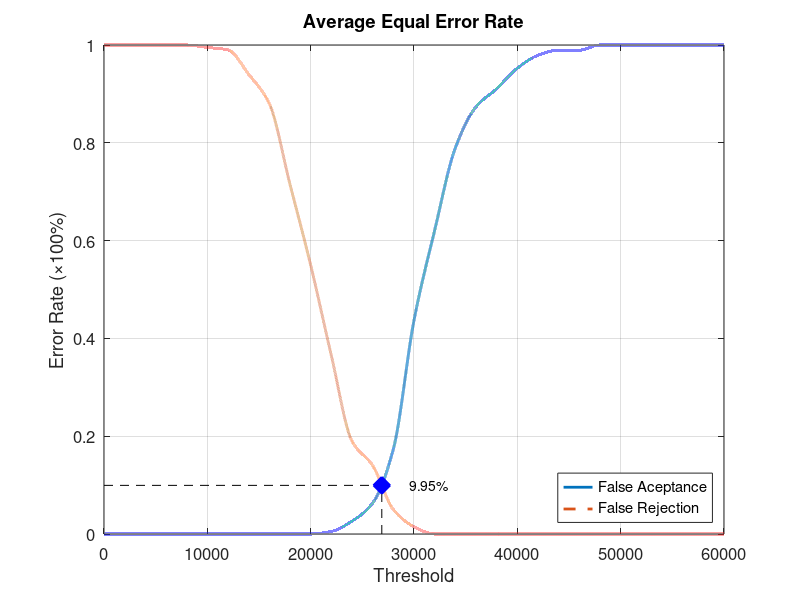
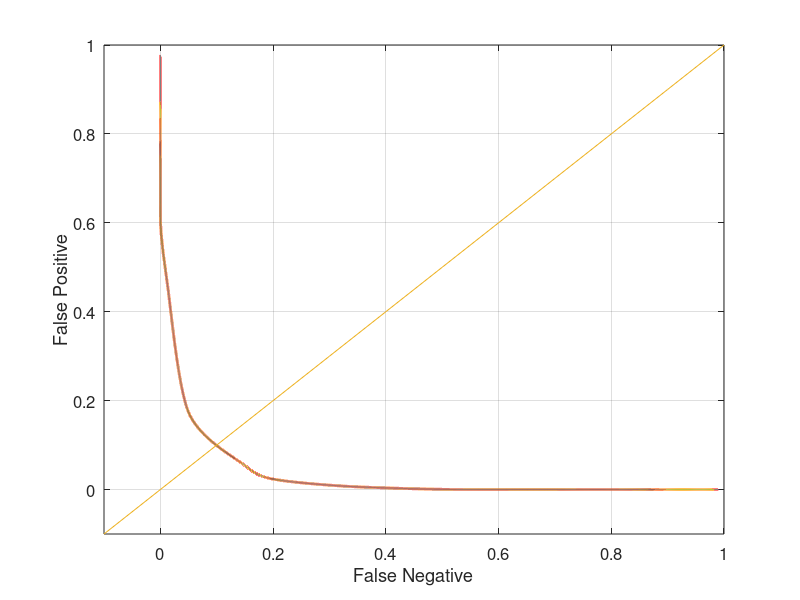

MATLAB code for these plots, in order:
function yEER = Database2_1
close all;
clear;
clc;
x = 0:2000:60000;
xq = 0:0.5:60000;

y0 = [0 0 0 0 0 0 0 0 0 0 0 0.00526316 0.0263158 0.0631579 0.173684 0.436842 0.621053 0.789474 0.873684 0.910526 0.952632 0.978947 0.989474 0.989474 1 1 1 1 1 1 1];
yy0 = interp1(x, y0, xq, 'pchip');
y1 = [1 1 1 1 1 0.995 0.99 0.94 0.88 0.715 0.55 0.365 0.19 0.14 0.05 0.015 0 0 0 0 0 0 0 0 0 0 0 0 0 0 0];
yy1 = interp1(x, y1, xq, 'pchip');

% Calculating EER: 
y2 = abs(y0 - y1);
find(y2 == min(y2))
yy2 = abs(yy0 - yy1);
xEER = find(yy2 == min(yy2));
xEERIndex = xq(xEER) % X-axis EER
yEER = yy0(xEER) % Y-axis EER

main = figure
plot(xq, yy0,'-','LineWidth', 2);	hold on
plot(xq, yy1,'--','LineWidth', 2);	hold on
plot([xEERIndex xEERIndex], [0 yEER], 'k--');	hold on
plot([0 xEERIndex], [yEER yEER], 'k--');	hold on
plot(xEERIndex, yEER, 'bx', 'LineWidth', 10);	hold on
text(xEERIndex + 10 * xEERIndex / 100, yEER, [num2str(round((10000 * yEER)) / 100) '%'])
legend('False Aceptance', 'False Rejection', 'Location', 'SouthEast')
xlabel('Threshold')
ylabel('Error Rate (\times100%)')
title('Average Equal Error Rate')
set(gca, 'FontSize', 12)
axis([0 60000 0 1])
grid on

print(main, 'Database2_1Main', '-dpng');
FNRxFPR = figure('Color', [1 1 1]);
plot(yy1, yy0, '-', yy1, yy0, 'LineWidth', 2);
hold on
y = -0.1:0.1:1
plot(y, y); 
set(gca, 'FontSize', 12)
xlabel('False Negative')
ylabel('False Positive')
axis([-0.1 1 -0.1 1])
set(gca, 'FontSize', 12)
grid on

print(FNRxFPR, 'Database2_1FNRxFPR','-dpng');
end
